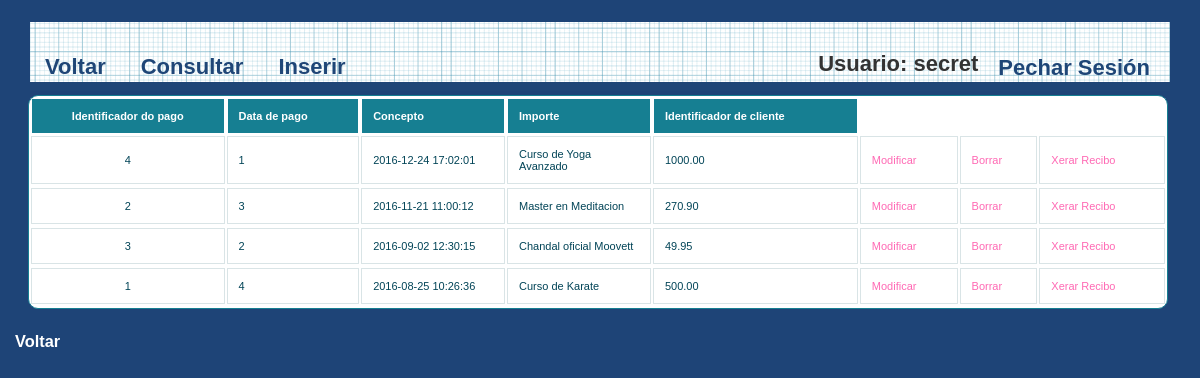
The app's page /IUjulio/Controllers/PAGO_Controller.php (signed in) with its own data.
### tables this page shows
CREATE TABLE IF NOT EXISTS `PAGO` (
`PAGO_ID` int(100) NOT NULL,
`CLIENTE_ID` int(100) NOT NULL,
`PAGO_FECHA` timestamp NOT NULL DEFAULT CURRENT_TIMESTAMP,
`PAGO_CONCEPTO` varchar(200) DEFAULT NULL,
`PAGO_METODO` varchar(35) NOT NULL,

 
`PAGO_ESTADO` varchar(10) NOT NULL,
`PAGO_IMPORTE` decimal(10,2) NOT NULL
);

### IUjulio/Controllers/PAGO_Controller.php (called while the page is built, shortened)
<?php
include '../Models/PAGO_Model.php';
Switch ($_REQUEST['accion']) {
    default:
        if (!isset($_REQUEST['PAGO_CONCEPTO'])) {
            $pago = new PAGO_MODEL('', '', '', '', '', '');
        } else {
            $pago = get_data_form();
        }
        $datos = $pago->ConsultarTodo();
        if (!tienePermisos('PAGO_Show')) {
            new Mensaje('No tienes los permisos necesarios', '../Views/DEFAULT_Vista.php');
        } else {
            new PAGO_Show($datos, '../Views/DEFAULT_Vista.php');
        }
}
?>

### IUjulio/Models/PAGO_Model.php (called while the page is built, shortened)
<?php
class PAGO_MODEL {
    var $mysqli;
    function ConectarBD() {
        $this->mysqli = new mysqli("localhost", "iu2016", "iu2016", "IU2016");
    }
    function ConsultarTodo() {
        $sql = "SELECT * FROM PAGO ORDER BY PAGO_FECHA DESC";
        if (!($resultado = $this->mysqli->query($sql))) {
            return 'Error en la consulta sobre la base de datos';
        } else {
            $toret = array();
            $i = 0;
            while ($fila = $resultado->fetch_array()) {
                $toret[$i] = $fila;
                $i++;
            }
            return $toret;
        }
    }
}
?>

### IUjulio/Views/PAGO_SHOW_ALL_Vista.php (the view, shortened to what this page needs)
<?php
class PAGO_Show {
    private $datos;
    private $volver;
    function __construct($array, $volver) {
        $this->datos = $array;
        $this->volver = $volver;
        $this->render();
    }
    function render() {
        ?>
        <div>
            <p>
            <h2>
                <head>
                    <link rel="stylesheet" href="../Styles/styles.css" type="text/css" media="screen" />
                    <link rel="stylesheet" type="text/css" href="../Styles/print.css" media="print" />
                </head>
                <div id="wrapper">
                    <nav>
                        <div class="menu">
                            <ul>
                                <li><a href="../Functions/Desconectar.php"><?php echo $strings['Cerrar Sesión']; ?></a></li>
                                <li><?php echo $strings['Usuario'] . ": " . $_SESSION['login']; ?></li>
                            </ul>
                            <?php echo '<a href=\'' . $this->volver . "'>" . $strings['Volver'] . " </a>"; ?></li>
                            <a href='./PAGO_Controller.php?accion=<?php echo $strings['Consultar'] ?>'><?php echo $strings['Consultar'] ?></a>
                            <a href='./PAGO_Controller.php?accion=<?php echo $strings['Insertar'] ?>'><?php echo $strings['Insertar'] ?></a>
                        </div>
                    </nav>
                    <?php
                    $lista = array('PAGO_ID', 'PAGO_FECHA', 'PAGO_CONCEPTO', 'PAGO_IMPORTE', 'CLIENTE_ID');
                    ?>
                    <div >
                        <table  id="btable"  class="responstable" border = 1>
                            <tr>
                                <?php
                                foreach ($lista as $titulo) {
                                    echo "<th>";
                                    ?>
                                    <?php
                                    echo $strings[$titulo];
                                    ?>
                                    </th>
                                    <?php
                                }
                                ?>
                            </tr>
                            <?php
                            for ($j = 0; $j < count($this->datos); $j++) {
                                echo "<tr>";
                                foreach ($this->datos [$j] as $clave => $valor) {
                                    for ($i = 0; $i < count($lista); $i++) {
                                        if ($clave === $lista[$i]) {
                                            echo "<td>";
                                            echo $valor;
                                            echo "</td>";
                                        }
                                    }
                                }
                                ?>
                                <td>
                                    <a href='PAGO_Controller.php?PAGO_ID=<?php echo $this->datos[$j]['PAGO_ID'] . '&accion=' . $strings['Modificar']; ?>'><?php echo $strings['Modificar'] ?></a>
                                </td>
                                <td>
                                    <a href='PAGO_Controller.php?PAGO_ID=<?php echo $this->datos[$j]['PAGO_ID'] . '&accion=' . $strings['Borrar']; ?>'><?php echo $strings['Borrar'] ?></a>
                                </td>
                                <td>
                                    <a href='PAGO_Controller.php?PAGO_ID=<?php echo $this->datos[$j]['PAGO_ID'] . '&accion=' . $strings['Generar Recibo']; ?>'><?php echo $strings['Generar Recibo'] ?></a>
                                </td>
                                <?php
                                echo "<tr>";
                            }
                            ?>
                        </table>
                    </div>
                </div>
                <h3>
                    <p>
                        <?php
                        echo '<a  class="form-link" href=\'' . $this->volver . "'>" . $strings['Volver'] . " </a>";
                        ?>
                </h3>
                </p>
        </div>
        <?php
    }
}

### IUjulio/Styles/styles.css (style rules this page uses)
* { margin: 0; padding: 0; }
ul li { list-style-type:none; }
header, footer, section, aside, nav, article { display: block; }
#wrapper { width: 1140px; margin: 0 auto; margin-top: 5px; margin-bottom: 5px; }
nav { width: 1140px; height: 69px; margin: 0 auto; background: #1F4677 url(../images/blueprintpaper.png) repeat-x; }
h1,h2,h3,h4,h5,h6 { font-weight: bold; clear: both; color: #333; list-style-type:none; }
a:link, a:visited { color:hotpink; text-decoration: none; }
p { margin-bottom: 18px; }
li { padding-left: 5px; }
nav .menu { font-size: 22px; font-weight: bold; }
nav .menu ul { margin: 0; padding: 25px 0 0 20px; list-style: none; line-height: normal; }
nav .menu li { display: block; float: right; }
nav .menu a { display: block; margin-right: 5px; padding: 0px 15px; text-decoration: none; color: #1F4677; float:left; }
table { white-space: normal; line-height: normal; font-weight: normal; font-size: small; font-style: normal; color: black; text-align: center; font-variant: normal; border-color: gray; background-color: white; }
#btable { white-space: normal; line-height: normal; font-weight: normal; font-size: 11px; font-style: normal; color: black; text-align: center; font-variant: normal; border-color: gray; background-color: white; margin-left: -2px; }
#btable { width: 100%; overflow: hidden; background: #FFF; color: #024457; border-radius: 10px; border: 1px solid #167F92; }
#btable tr { border: 1px solid #D9E4E6; }
#btable tr:nth-child(odd) { background-color: #EAF3F3; }
#btable th { display: none; border: 1px solid #FFF; background-color: #167F92; color: #FFF; padding: 1em; }
#btable th:first-child { display: table-cell; text-align: center; }
#btable th:nth-child(2) { display: table-cell; }
#btable th:nth-child(2):after { content: attr(data-th); }
@media (min-width: 480px) { #btable th:nth-child(2):after { display: none; } }
#btable td { display: block; word-wrap: break-word; max-width: 7em; }
#btable td:first-child { display: table-cell; text-align: center; border-right: 1px solid #D9E4E6; }
@media (min-width: 480px) { #btable td { border: 1px solid #D9E4E6; } }
#btable th, #btable td { text-align: left; margin: .5em 1em; }
@media (min-width: 480px) { #btable th, #btable td { display: table-cell; padding: 1em; } }
#content p, ul, ol, hr { margin-bottom: 24px; }
#content h1, h2, h3, h4, h5, h6 { color: #333; margin: 0 0 20px 0; line-height: 1.5em; }
* { margin-top: 4px; }
.form-link { color: white !important; margin-left: 15px; }

### IUjulio/Styles/print.css (style rules this page uses)
a { text-decoration : underline; color : #0000ff; }
a:link:after, a:visited:after { content: " (" attr(href) ") "; font-size: 70%; }
nav, footer, header, aside { display : none; }

### records on screen
pago: PAGO_ID "4", CLIENTE_ID "1", PAGO_FECHA "2016-12-24 17:02:01", PAGO_CONCEPTO "Curso de Yoga Avanzado", PAGO_IMPORTE "1000.00"
pago: PAGO_ID "2", CLIENTE_ID "3", PAGO_FECHA "2016-11-21 11:00:12", PAGO_CONCEPTO "Master en Meditacion", PAGO_IMPORTE "270.90"
pago: PAGO_ID "3", CLIENTE_ID "2", PAGO_FECHA "2016-09-02 12:30:15", PAGO_CONCEPTO "Chandal oficial Moovett", PAGO_IMPORTE "49.95"
pago: PAGO_ID "1", CLIENTE_ID "4", PAGO_FECHA "2016-08-25 10:26:36", PAGO_CONCEPTO "Curso de Karate", PAGO_IMPORTE "500.00"

### other values on screen
$strings['Cerrar Sesión'] "Pechar Sesión"
$strings['Usuario'] "Usuario"
$_SESSION['login'] "secret"
$strings['Volver'] "Voltar"
$strings['Consultar'] "Consultar"
$strings['Insertar'] "Inserir"
$strings[$titulo] "Identificador do pago"
$strings[$titulo] "Data de pago"
$strings[$titulo] "Concepto"
$strings[$titulo] "Importe"
$strings[$titulo] "Identificador de cliente"
